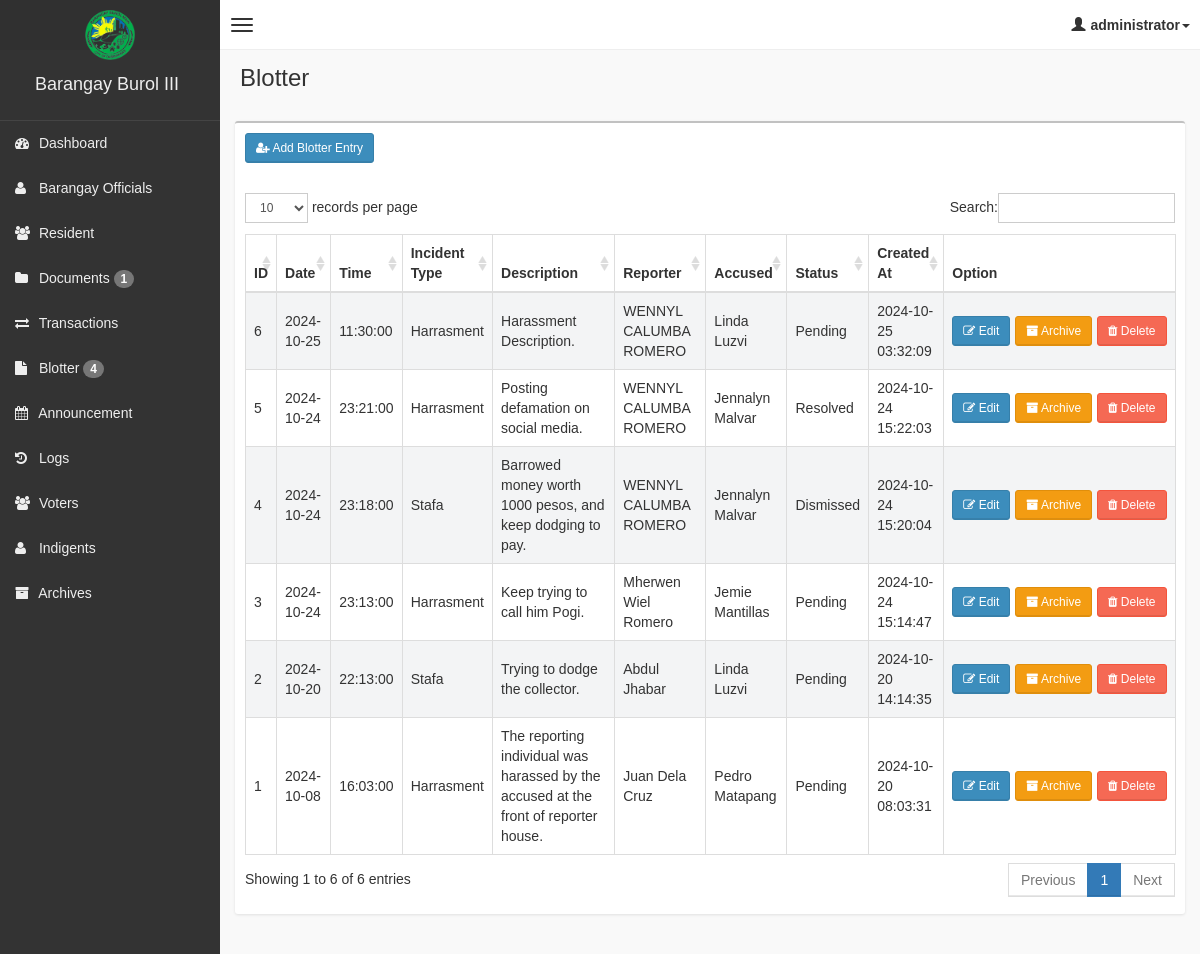
The app's page /admin/blotter.php (signed in), older data.
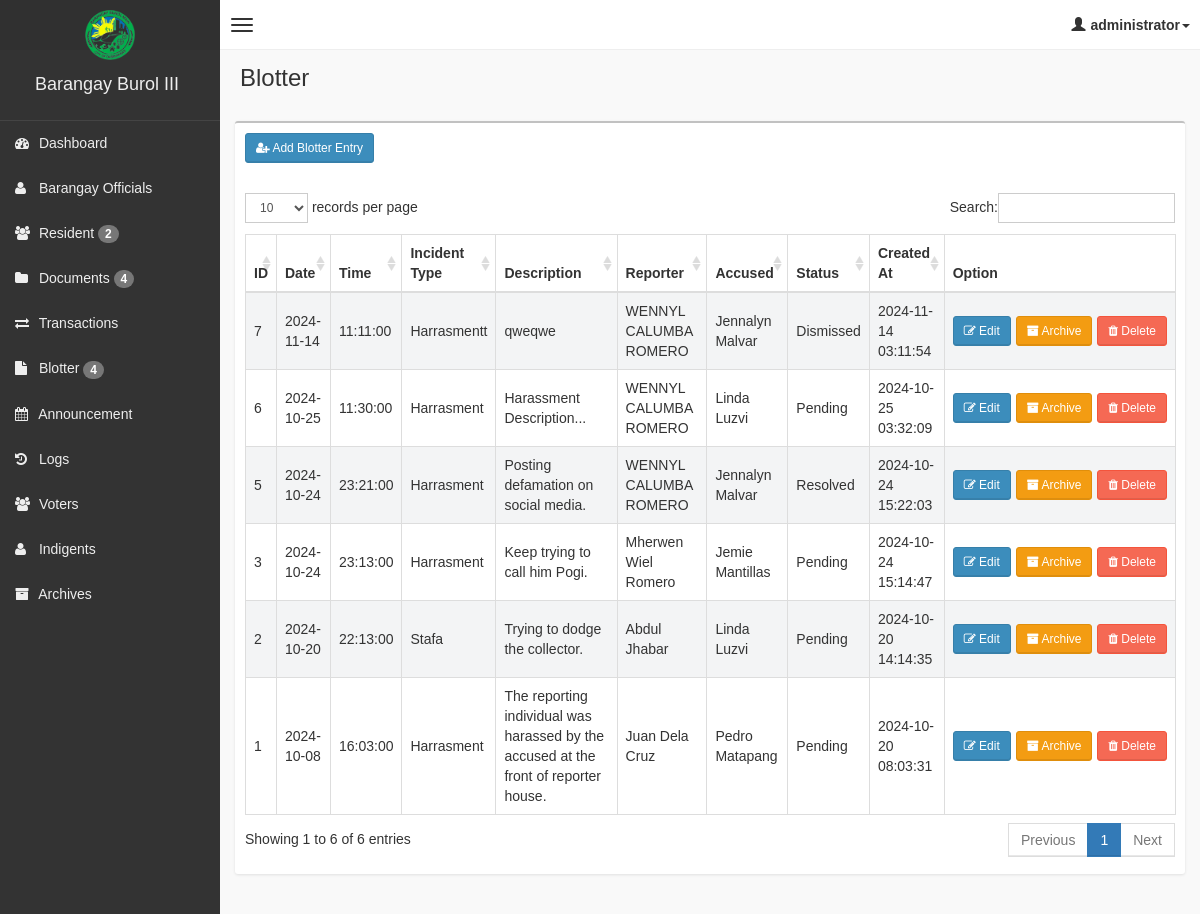
The same page, newer data.
### tables this page shows
CREATE TABLE `blotter` (
  `id` int(11) NOT NULL,
  `date` date NOT NULL,
  `time` time NOT NULL,
  `incident_type` varchar(255) NOT NULL,
  `description` text NOT NULL,
  `reporter_name` varchar(255) NOT NULL,
  `accused_name` varchar(255) NOT NULL,
  `status` varchar(255) DEFAULT NULL,
  `created_at` timestamp NOT NULL DEFAULT current_timestamp(),
  `is_archive` tinyint(1) DEFAULT 0
);

### admin/blotter.php (the view, shortened to what the changed rows need)
<!DOCTYPE html>
<html>
<?php
include('main_style.php');
include('db.php');
?>
<body class="skin-black">
    <div class="wrapper row-offcanvas row-offcanvas-left">
        <?php include('sidebar.php'); ?>
        <aside class="right-side">
            <section class="content-header">
                <h1>Blotter</h1>
            </section>
            <section class="content">
                <div class="box">
                    <div class="box-body">
                        <table id="blotterTable" class="table table-bordered table-striped">
                            <thead>
                                <tr>
                                    <th>ID</th>
                                    <th>Date</th>
                                    <th>Time</th>
                                    <th>Incident Type</th>
                                    <th>Description</th>
                                    <th>Reporter</th>
                                    <th>Accused</th>
                                    <th>Status</th>
                                    <th>Created At</th>
                                    <th style="width: 130px;">Option</th>
                                </tr>
                            </thead>
                            <tbody>
                                <?php
                                $squery = $pdo->query("SELECT * FROM blotter WHERE is_archive = 0 ORDER BY created_at DESC");
                                while ($row = $squery->fetch(PDO::FETCH_ASSOC)) {
                                ?>
                                    <tr>
                                        <td><?php echo $row['id'] ?></td>
                                        <td><?php echo $row['date'] ?></td>
                                        <td><?php echo $row['time'] ?></td>
                                        <td><?php echo $row['incident_type'] ?></td>
                                        <td><?php echo $row['description'] ?></td>
                                        <td><?php echo $row['reporter_name'] ?></td>
                                        <td><?php echo $row['accused_name'] ?></td>
                                        <td><?php echo $row['status'] ?></td>
                                        <td><?php echo $row['created_at'] ?></td>
                                        <td>
                                            <div style="display: flex; gap: 5px;">
                                                <button class="btn btn-primary btn-sm" data-target="#editModalBlotter<?php echo $row['id'] ?>" data-toggle="modal"><i class="fa fa-pencil-square-o" aria-hidden="true"></i> Edit</button>
                                                <form method="post" action="archive.php">
                                                    <button class="btn btn-warning btn-sm" type="submit" name="archive" value="1"><i class="fa fa-archive"></i> Archive</button>
                                                </form>
                                                <form method="post" action="delete.php">
                                                    <button type="submit" name="archive" class="btn btn-danger btn-sm" onclick="return confirm('Are you sure you want to Delete this log?')"><i class="fa fa-trash"></i> Delete</button>
                                                </form>
                                            </div>
                                        </td>
                                    </tr>
                                <?php
                                }
                                ?>
                            </tbody>
                        </table>
                    </div>
                </div>
            </section>
        </aside>
    </div>
</body>
</html>

### admin/sidebar.php (shortened to what the changed rows need)
<?php
function getPendingDocumentsCount($pdo)
{
    $sql = "SELECT COUNT(*) FROM documents WHERE status = :status";
    $stmt = $pdo->prepare($sql);
    $stmt->execute([':status' => 'pending']);
    return $stmt->fetchColumn();
}
function getPendingResidentsCount($pdo)
{
    $sql = "SELECT COUNT(*) FROM user WHERE status = :status";
    $stmt = $pdo->prepare($sql);
    $stmt->execute([':status' => 'pending']);
    return $stmt->fetchColumn();
}
$pendingDocumentCount = getPendingDocumentsCount($pdo);
$pendingResidentCount = getPendingResidentsCount($pdo);
?>
<aside class="left-side sidebar-offcanvas">
    <section class="sidebar">
        <ul class="sidebar-menu">
            <li>
                <a href="resident.php">
                    <i class="fa fa-users"></i> <span>Resident</span>
                    <?php if ($pendingResidentCount > 0): ?>
                        <span class="badge"><?php echo $pendingResidentCount; ?></span>
                    <?php endif; ?>
                </a>
            </li>
            <li>
                <a href="documents.php">
                    <i class="fa fa-folder"></i> <span>Documents</span>
                    <?php if ($pendingDocumentCount > 0): ?>
                        <span class="badge"><?php echo $pendingDocumentCount; ?></span>
                    <?php endif; ?>
                </a>
            </li>
        </ul>
    </section>
</aside>

Row changes from the older to the newer data that the page shows:
no longer on this page (row edited): blotter: id "4", date "2024-10-24", time "23:18:00", incident_type "Stafa", description "Barrowed money worth 1000 pesos, and keep dodging to pay.", reporter_name "WENNYL CALUMBA ROMERO", accused_name "Jennalyn Malvar", status "Dismissed", created_at "2024-10-24 15:20:04"
added blotter: id "7", date "2024-11-14", time "11:11:00", incident_type "Harrasmentt", description "qweqwe", reporter_name "WENNYL CALUMBA ROMERO", accused_name "Jennalyn Malvar", status "Dismissed", created_at "2024-11-14 03:11:54"
changed blotter id 6: description "Harassment Description." → "Harassment Description..."
Text that changed along with them:
$pendingResidentCount: (not shown) → "2"
$pendingDocumentCount: "1" → "4"
